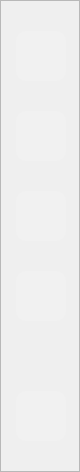
     <widget class="QFrame" name="sidebar">
      <property name="minimumSize">
       <size>
        <width>80</width>
        <height>0</height>
       </size>
      </property>
      <property name="maximumSize">
       <size>
        <width>80</width>
        <height>16777215</height>
       </size>
      </property>
      <property name="frameShape">
       <enum>QFrame::Shape::StyledPanel</enum>
      </property>
      <layout class="QVBoxLayout" name="verticalLayout">
       <property name="spacing">
        <number>30</number>
       </property>
       <property name="leftMargin">
        <number>15</number>
       </property>
       <property name="topMargin">
        <number>30</number>
       </property>
       <property name="rightMargin">
        <number>15</number>
       </property>
       <property name="bottomMargin">
        <number>30</number>
       </property>
       <item>
        <widget class="QPushButton" name="homeButton">
         <property name="minimumSize">
          <size>
           <width>50</width>
           <height>50</height>
          </size>
         </property>
         <property name="maximumSize">
          <size>
           <width>50</width>
           <height>50</height>
          </size>
         </property>
         <property name="styleSheet">
          <string notr="true">QPushButton {
           background-color: rgba(255, 255, 255, 0.1);
           border: none;
           border-radius: 10px;
       }
       QPushButton:hover {
           background-color: rgba(255, 255, 255, 0.2);
       }</string>
         </property>
         <property name="text">
          <string/>
         </property>
         <property name="icon">
          <iconset theme="go-home"/>
         </property>
         <property name="iconSize">
          <size>
           <width>32</width>
           <height>32</height>
          </size>
         </property>
        </widget>
       </item>
       <item>
        <widget class="QPushButton" name="languagesButton">
         <property name="minimumSize">
          <size>
           <width>50</width>
           <height>50</height>
          </size>
         </property>
         <property name="maximumSize">
          <size>
           <width>50</width>
           <height>50</height>
          </size>
         </property>
         <property name="styleSheet">
          <string notr="true">QPushButton {
           background-color: rgba(255, 255, 255, 0.1);
           border: none;
           border-radius: 10px;
       }
       QPushButton:hover {
           background-color: rgba(255, 255, 255, 0.2);
       }</string>
         </property>
         <property name="text">
          <string/>
         </property>
         <property name="icon">
          <iconset theme="preferences-desktop-locale"/>
         </property>
         <property name="iconSize">
          <size>
           <width>32</width>
           <height>32</height>
          </size>
         </property>
        </widget>
       </item>
       <item>
        <widget class="QPushButton" name="profileButton">
         <property name="minimumSize">
          <size>
           <width>50</width>
           <height>50</height>
          </size>
         </property>
         <property name="maximumSize">
          <size>
           <width>50</width>
           <height>50</height>
          </size>
         </property>
         <property name="styleSheet">
          <string notr="true">QPushButton {
           background-color: rgba(255, 255, 255, 0.1);
           border: none;
           border-radius: 10px;
       }
       QPushButton:hover {
           background-color: rgba(255, 255, 255, 0.2);
       }</string>
         </property>
         <property name="text">
          <string/>
         </property>
         <property name="icon">
          <iconset theme="user-available"/>
         </property>
         <property name="iconSize">
          <size>
           <width>32</width>
           <height>32</height>
          </size>
         </property>
        </widget>
       </item>
       <item>
        <widget class="QPushButton" name="statsButton">
         <property name="minimumSize">
          <size>
           <width>50</width>
           <height>50</height>
          </size>
         </property>
         <property name="maximumSize">
          <size>
           <width>50</width>
           <height>50</height>
          </size>
         </property>
         <property name="styleSheet">
          <string notr="true">QPushButton {
           background-color: rgba(255, 255, 255, 0.1);
           border: none;
           border-radius: 10px;
       }
       QPushButton:hover {
           background-color: rgba(255, 255, 255, 0.2);
       }</string>
         </property>
         <property name="text">
          <string/>
         </property>
         <property name="icon">
          <iconset theme="document-properties"/>
         </property>
         <property name="iconSize">
          <size>
           <width>32</width>
           <height>32</height>
          </size>
         </property>
        </widget>
       </item>
       <item>
        <spacer name="verticalSpacer">
         <property name="orientation">
          <enum>Qt::Orientation::Vertical</enum>
         </property>
         <property name="sizeHint" stdset="0">
          <size>
           <width>20</width>
           <height>40</height>
          </size>
         </property>
        </spacer>
       </item>
       <item>
        <widget class="QPushButton" name="logoutButton">
         <property name="minimumSize">
          <size>
           <width>50</width>
           <height>50</height>
          </size>
         </property>
         <property name="maximumSize">
          <size>
           <width>50</width>
           <height>50</height>
          </size>
         </property>
         <property name="styleSheet">
          <string notr="true">QPushButton {
           background-color: rgba(255, 255, 255, 0.1);
           border: none;
           border-radius: 10px;
       }
       QPushButton:hover {
           background-color: rgba(255, 255, 255, 0.2);
       }</string>
         </property>
         <property name="text">
          <string/>
         </property>
         <property name="icon">
          <iconset theme="application-exit"/>
         </property>
         <property name="iconSize">
          <size>
           <width>32</width>
           <height>32</height>
          </size>
         </property>
        </widget>
       </item>
      </layout>
     </widget>
